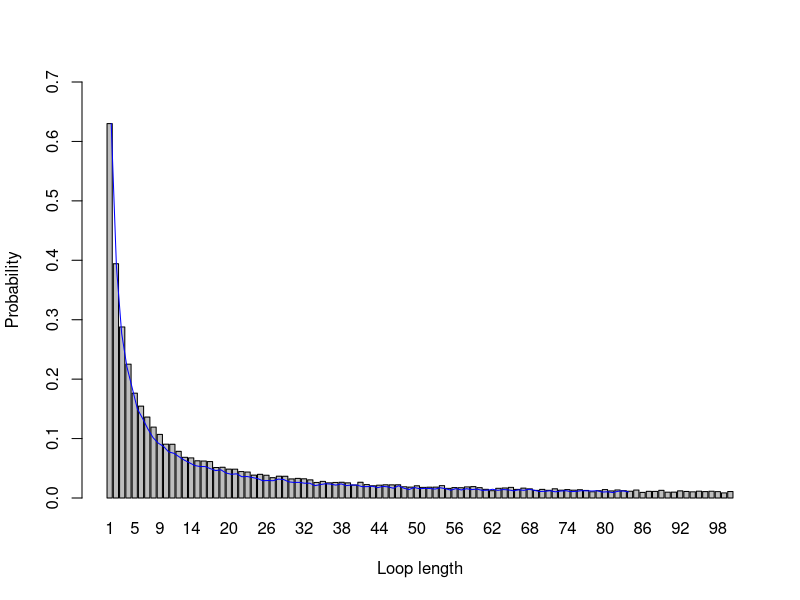

This chart was generated by the following R code:
# Group 18
# Member: Shangyun Sun(S2330859); Ziyi Gu(S2307232); Mengyao Zhang(S2049018).

# Github repo: https://github.com/SSYTOMATO/Groupwork18.git

# Shangyun Sun: wrote the function Unit, Pone and corresponding comments;
#               visualized the probability.
# Ziyi Gu: wrote part of the function dloop and corresponding comments;
#          provided all examples' codes and analysis.
# Mengyao Zhang: wrote the function Pall and part of the function dloop;
#                wrote the overview comment and comments for function Pall.
# Each of us double-checked and optimized others' codes.
# Everyone undertook roughly 1/3 of the work.

#-------------------------------------------------------------------------------

# This code tries to solve a particular problem by three different strategies,
# estimate the probability of success of each strategy by stochastic simulation
# and do some investigation of one strategy which performs surprisingly better.

# The problem: A room contains 2n boxes numbered from 1 to 2n. There are 2n
#              cards, each printed with a unique number from 1 to 2n and
#              randomly placed one in each box. 2n prisoners numbered from 1 to
#              2n need to find the card with their number on it by opening a 
#              maximum on n boxes. After each prisoner’s go, the room is set to
#              its original state and communication is not allowed. If all
#              prisoners succeed in finding their number, then they all go free.

# Strategy 1: The prisoner starts at the box with their number on it, opens it
#             and find the card with number k. If k is not their prisoner number,
#             they go to box number k, open it and repeat the process until they
#             have either found the card with their number on it, or opened n 
#             boxes without finding it.
# Strategy 2: As strategy 1, but starting from a randomly selected box.
# Strategy 3: They open n boxes at random, checking each card for their number.

#-------------------------------------------------------------------------------

# a pre function

Unit <- function(n,k,first,box){
  
# Function unit is a pre-function for other functions later, which is used to 
# determine whether prisoners can successful within n times.

# Input: n (the maximum number that boxes can be opened)
#        k (the index of the first prisoner)
#        first (the index of the first box we chosen)
#        box (the integer simulated randomly, which represents the number on the
#        card contained in each box)
# Output: an integer which is marked as 1 when it success, otherwise marked as 0
  
  box_index <- first
  success <- 0  # 1 represents success, 0 represents failure
  
  for (i in 1:n){  # loop for n times, because maximum number of opened box is n
    if (k != box[box_index]){  # if k is not the prisoner's number
      box_index <- box[box_index]   # prisoner goes to box number k
                                    # open it and repeat the process
      
    } else {
      success <- 1  # when the card number equals to prisoner's number, the
                    # experiment is successful; set success as 1, and stop loop
      break
    }
  }
  success
}

#-------------------------------------------------------------------------------

# function Pone

Pone <- function(n,k,strategy,nreps=10000){
  
# Function pone is used to estimate probability of single prisoners success in  
# each strategy within nreps experiments. 
  
# Input: n (used to calculate the number of prisoners (2*n) and box (2*n))
#        k (the index of the first prisoner)
#        strategy (can equal to 1,2,3, represents 3 strategies respectively)
#        nreps (the amount of experiments, which is defaulted to 10000)
# Output: a float which is the probability 1 prisoner can find his or her number
  
  success <- 0
    
    # strategy 1
  if (strategy == 1){         # decide to use which stategy
    for (rep in 1:nreps){     # loop for nreps experiments
      box <- sample(2*n,2*n)  # random simulate the card's number in boxes
      success <- success + Unit(n,k,k,box)  # calculate the number of success
    }
  }
    
    # strategy 2
  else if (strategy == 2){
    for (rep in 1:nreps){
      box <- sample(2*n,2*n)
      first <- sample(2*n,1)  # start the experiment with random selected box
      success <- success + Unit(n,k,first,box)
    }
  }
  
    # strategy 3
  else if(strategy == 3){
    for (rep in 1:nreps){
      choice <-sample(2*n,n)  # open n boxes at random
      success <- success + k %in% choice  # if k is in those opened box's card
                                          # number, we think experiment success
    }
  } 
  success/nreps  # success probability = (the number of simulations with
                 # result of success) / (the total number of simulations)
}

#-------------------------------------------------------------------------------

# function Pall

Pall <- function(n,strategy,nreps=10000){

# Estimate the probability of all prisoners finding their number
# By stochastic simulation
  
# Input: n (the maximum number of boxes one prisoner can open, also, 2n is
#           the number of prisoners, boxes and cards)
#        strategy (take values of 1, 2, 3,
#                  corresponding to strategies stated above)
#        nreps (the number of replicate simulations to run in order to
#               estimate the probability, with default value 10000)
# Output: a float which is the probability of all prisoners finding their number
  
  success_num <- 0  # the times of simulations with result of success
  
  # strategy 1
  if (strategy == 1){
    for (rep in 1:nreps){     # loop for every simulation
      success <- 1            # 1 represents success, 0 represents failure
      box <- sample(2*n,2*n)  # place 2n card randomly
      for (k in 1:(2*n)){     # loop for every prisoner
        success <- success * Unit(n,k,k,box)  # variable success will remain 1
                                              # if every prisoner successes, but
                                              # will be 0 if any one fails
        if (success == 0){break}  # fail, no need to continue
      }
    success_num <- success_num + success  # if success, success_num will add 1
    }
  }
  
  # strategy 2
  else if (strategy == 2){      # similar as the strategy 1
    for (rep in 1:nreps){
      success <- 1
      box <- sample(2*n,2*n)
      for (k in 1:(2*n)){
        first <- sample(2*n,1)  # randomly choose the first box
        success <- success * Unit(n,k,first,box)
        if (success == 0){break}
      }
      success_num <- success_num + success  
    }
  }
  
  # strategy 3
  else {
    for (rep in 1:nreps){
      success <- 1
      for (k in 1:(2*n)){
        choice <-sample(2*n,n)  # randomly choose half of boxes 
        success <- success * k %in% choice # whether the prisoner's number is in
                                           # the boxes he chooses
        if (success == 0){break}
      }
      success_num <- success_num + success
    }
  } 
  
  success_num/nreps  # success probability = (the number of simulations with
                     # result of success) / (the total number of simulations) 
}

#-------------------------------------------------------------------------------

# Example codes for n = 5 and 50 with three different strategies
# results for each n is shown in a matrix
# row i is the result of strategy i
# column 1 is individual probability and column 2 is joint success probability

# n = 5
matrix_n5 <- matrix(0,3,2)
for (strategy in 1:3){
  matrix_n5[strategy,1] <- Pone(5,1,strategy)
  matrix_n5[strategy,2] <- Pall(5,strategy)
}
matrix_n5

# n = 50
matrix_n50 <- matrix(0,3,2)
for (strategy in 1:3){
  matrix_n50[strategy,1] <- Pone(50,1,strategy)
  matrix_n50[strategy,2] <- Pall(50,strategy)
}
matrix_n50

# Remarks on the result
# Individual success probability of each strategy range from about 0.4 to 0.5.
# The difference among each probability is not large.
# However, there is huge difference in joint probability. 
# Joint success probability of strategy 1 is surprisingly high, with about 0.3,
# but Joint success probability of strategy 2&3 are close to 0.
# The result is more obvious when n becomes larger.

#-------------------------------------------------------------------------------

# function dloop

dloop <- function(n,nreps=10000){
  
# Function dloop is used to estimate probability of each loop length from 1
# to 2n occurring at least once in a random shuffling of cards to boxes
  
# Input: n (2n is used to calculate the number of boxes, loop length and 
#           number of frequency of each loop length)
#        nreps (the number of replicate simulations to run in order to 
#               estimate the probability, with default value 10000)
# Output: a 2n vector of probabilities of each loop length occurring at
#         least once in a random shuffling of cards to boxes
  
    freq <- rep(0,2*n)    # number of each loop length occurring 
  for (reps in 1:nreps){  # loop for nreps simulations
    u <- sample(2*n,2*n)  # generate cards number in boxes
    u_index <- 1:(2*n)    # a vector of box number
    len_list <- c()       # a vector to store the loop length
    while (length(u_index) != 0){  # while there are still boxes to be opened
      first <- u_index[1] # the first box number 
      k <- first          # box number with initial value equal to first
      ring <- k           # loop starting with number k
      length <- 1         # loop length with initial value 1
      while (u[k] != first){  # while card number in box k is not equal to
                              # the first box number
        k <- u[k]             # let box number equal to the card number 
        length <- length + 1  # loop length increases 1
        ring <- c(ring,k)     # add the new box number to the loop
      }
      u_index <- u_index[-which(u_index %in% ring)] # remove the box number used
      len_list <- c(len_list,length)                # store this loop length
    }
    # add one to the corresponding loop length frequency 
    freq[which(1:(2*n) %in% len_list)] <- freq[which(1:(2*n) %in% len_list)] + 1
  }
  freq/nreps # probability = (the number of simulations with result of freq) / 
             # (the total number of simulations)
}


# some changes needed

test <- dloop(50)
test
prob <- 1 - sum(test[51:100])
prob



# Q6
x<-seq(1,100)

barplot(dloop(50),names=x,xlab = 'Loop length',ylab = 'Probability',ylim = c(0,0.7))
lines(x,dloop(50),type="l",col="blue")

# Analysis:
# When we perform the experiment with n=50. We can see from the graph 
# that a loop of length 1 has a higher probability compared to the other lengths.
# And as the length increases, the probability decreases abruptly. 
# When the length of the loop exceeds 50, the probability tends to zero.
# This is keeping up with our rules that the maximum number of boxes 
# that can be opened is n=50, otherwise it is considered a failure. 
# Therefore the probability of success in a loop of these lengths should be 0.
